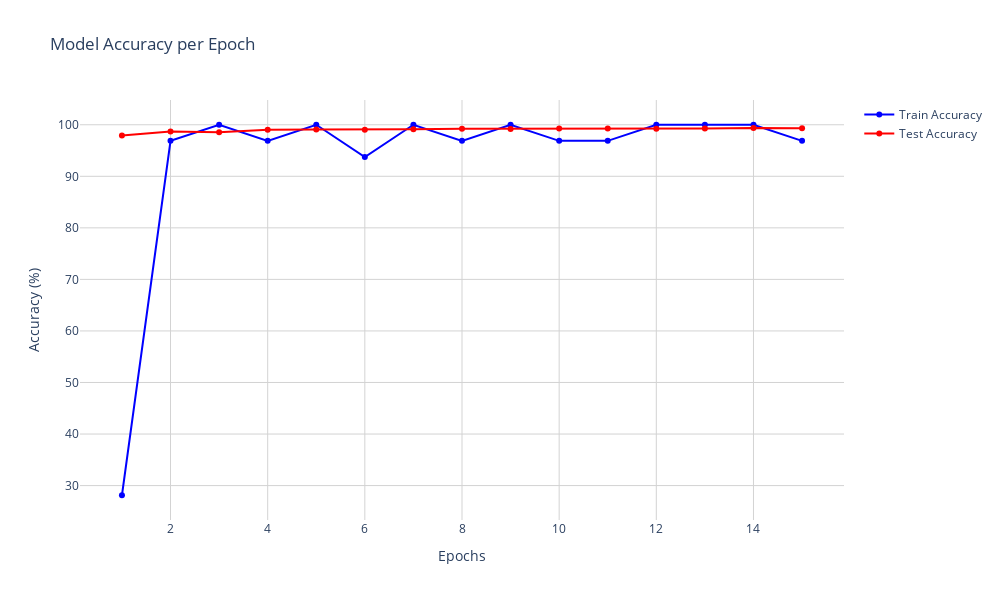

Notebook code cell kept with this figure:
### Markdown cell above
## Plots

### Code cell
import plotly.graph_objects as go
from plotly.subplots import make_subplots
# Calculate epoch-level training accuracy
train_acc_epoch = []
for i in range(0, len(train_acc), len(train_loader)):
   train_acc_epoch.append(train_acc[i])
# Create figure
fig = go.Figure()
# Add traces for training and test accuracy
fig.add_trace(
   go.Scatter(
       x=list(range(1, params.num_epochs + 1)),
       y=train_acc_epoch,
       mode='lines+markers',
       name='Train Accuracy',
       line=dict(color='blue')
   )
)
fig.add_trace(
   go.Scatter(
       x=list(range(1, params.num_epochs + 1)),
       y=test_acc,
       mode='lines+markers',
       name='Test Accuracy',
       line=dict(color='red')
   )
)
# Update layout
fig.update_layout(
   title='Model Accuracy per Epoch',
   xaxis_title='Epochs',
   yaxis_title='Accuracy (%)',
   hovermode='x unified',
   template='plotly_white',
   width=1000,
   height=600
)
# Add grid
fig.update_xaxes(showgrid=True, gridwidth=1, gridcolor='LightGray')
fig.update_yaxes(showgrid=True, gridwidth=1, gridcolor='LightGray')
fig.show()

### Figure 1 — Plotly figure (JSON) as saved in the notebook; plotly's stock layout.template omitted (floating-point values rounded to 4 significant figures)
{"data": [{"line": {"color": "blue"}, "mode": "lines+markers", "name": "Train Accuracy", "type": "scatter", "x": [1, 2, 3, 4, 5, 6, 7, 8, 9, 10, 11, 12, 13, 14, 15], "y": [28.12, 96.88, 100, 96.88, 100, 93.75, 100, 96.88, 100, 96.88, 96.88, 100, 100, 100, 96.88]}, {"line": {"color": "red"}, "mode": "lines+markers", "name": "Test Accuracy", "type": "scatter", "x": [1, 2, 3, 4, 5, 6, 7, 8, 9, 10, 11, 12, 13, 14, 15], "y": [97.9, 98.68, 98.53, 99.05, 99.06, 99.04, 99.13, 99.2, 99.19, 99.26, 99.28, 99.23, 99.25, 99.39, 99.32]}], "layout": {"height": 600, "hovermode": "x unified", "title": {"text": "Model Accuracy per Epoch"}, "width": 1000, "xaxis": {"gridcolor": "LightGray", "gridwidth": 1, "showgrid": true, "title": {"text": "Epochs"}}, "yaxis": {"gridcolor": "LightGray", "gridwidth": 1, "showgrid": true, "title": {"text": "Accuracy (%)"}}}}
